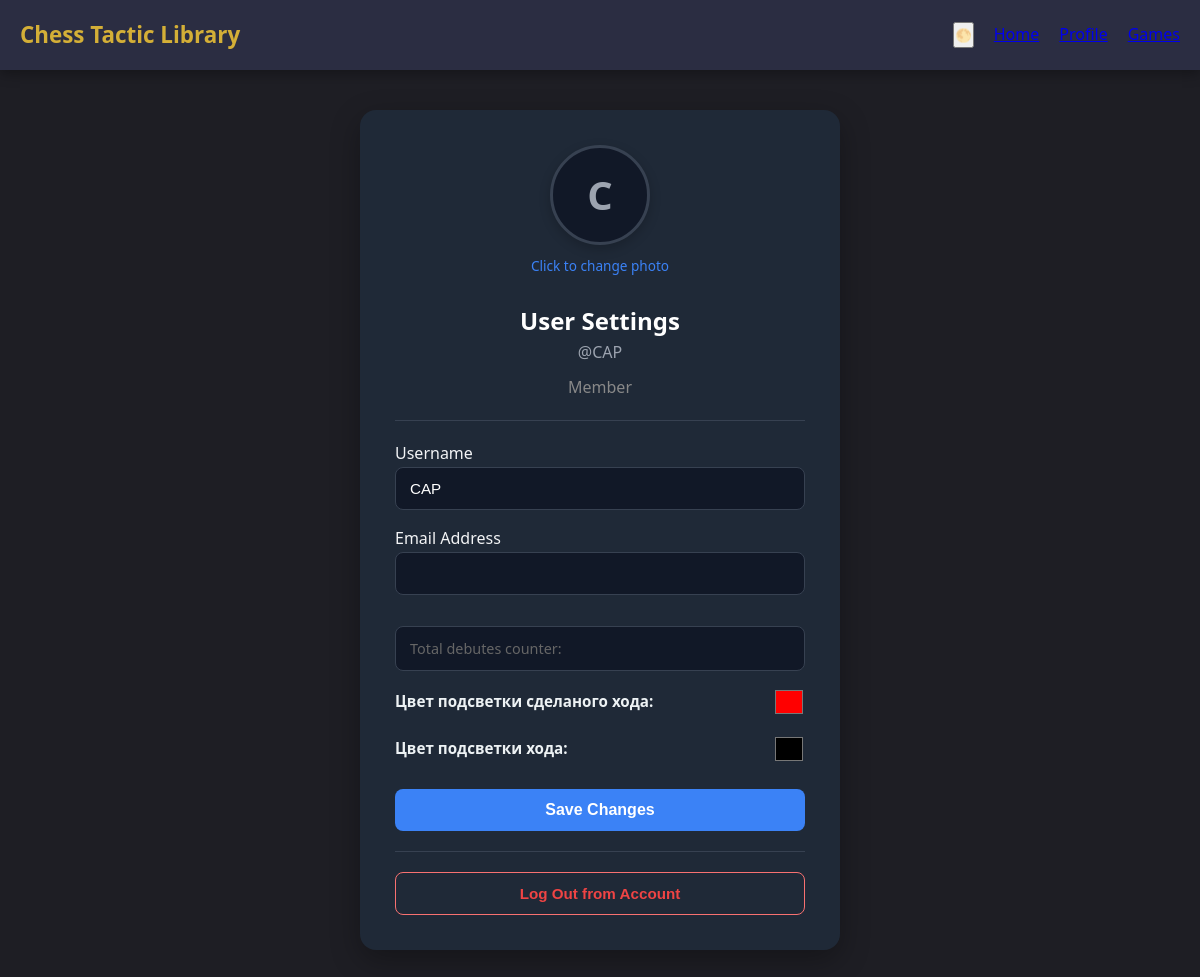
The page /profile/ (signed in) on the database as committed earlier.
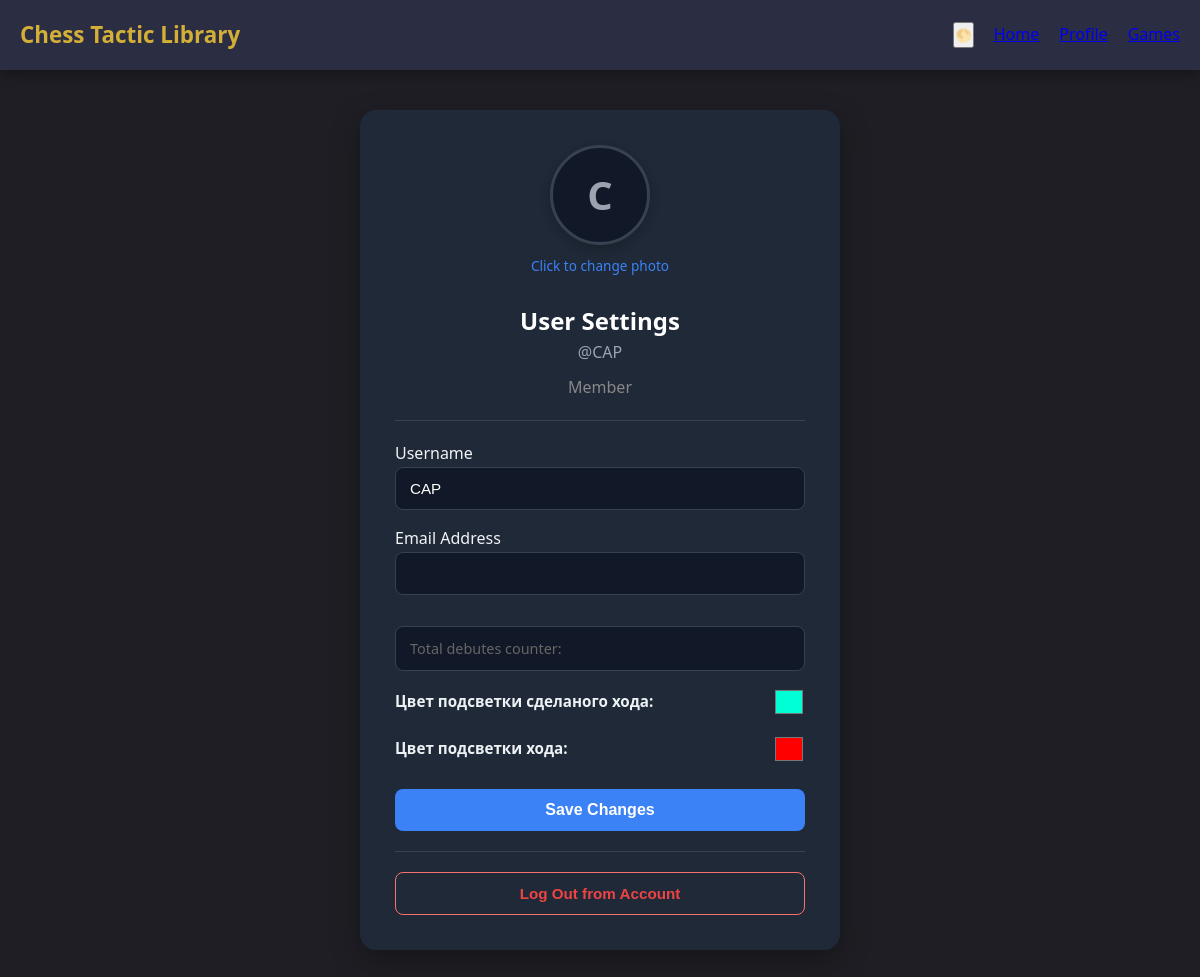
The same page on the database as committed later.
### Chess_Tactic_library/models.py (models this page shows, shortened)
class UserProfile(models.Model): # Убедитесь, что класс называется именно UserProfile
    user = models.OneToOneField(User, on_delete=models.CASCADE)
    avatar = models.ImageField(upload_to='avatars/', blank=True, null=True)
    move_highlight_color = models.CharField(max_length=7, default='#76cc26')
    completed_move_color = models.CharField(max_length=7, default='#76cc26')

### Chess_Tactic_library/views.py (the view)
# urls.py: path('profile/', views.profile, name='Profile'),
@login_required(login_url='/login/')
def profile(request):
    message = ""
    user_profile, _ = UserProfile.objects.get_or_create(user=request.user)
    if request.method == "POST":
        form = UpdateProfileForm(request.POST, request.FILES, user=request.user)
        if form.is_valid():
            form.save()
            message = "Profile saved successfully!"
            user_profile.refresh_from_db()
            form = UpdateProfileForm(user=request.user)
    else:
        form = UpdateProfileForm(user=request.user)
    return render(request, "profile.html", {
        "form": form,
        "message": message,
        "user_profile": user_profile
    })

### Chess_Tactic_library/forms.py (shortened to what this page needs)
class UpdateProfileForm(forms.Form):
    username = forms.CharField(max_length=150, required=True)
    email = forms.EmailField(required=False)
    avatar = forms.ImageField(required=False)
    move_highlight_color = forms.CharField(max_length=7, required=False)
    completed_move_color = forms.CharField(max_length=7, required=False)
    def __init__(self, *args, **kwargs):
        self.user = kwargs.pop('user', None)
        super().__init__(*args, **kwargs)
        if self.user:
            self.fields['username'].initial = self.user.username
            self.fields['email'].initial = self.user.email
            profile, _ = UserProfile.objects.get_or_create(user=self.user)
            self.fields['move_highlight_color'].initial = profile.move_highlight_color
            self.fields['completed_move_color'].initial = profile.completed_move_color

### templates/profile.html (shortened to what this page needs)
{% extends 'header.html' %}
{% load static %}
{% load i18n %}
{% block content %}
<section class="profile-section">
    <div class="profile-card">
        <form method="POST" enctype="multipart/form-data">
            <div class="avatar-section">
                <label for="id_avatar">
                    <div class="profile-avatar">
                        {% if user.profile.avatar %}
                            <img src="{{ user.profile.avatar.url }}" alt="Avatar">
                        {% else %}
                            <div class="empty-avatar-circle">
                                {{ user.username|first|upper }}
                            </div>
                        {% endif %}
                    </div>
                </label>
                <p class="change-photo-text">{% translate "Click to change photo" %}</p>
            </div>
            <div class="profile-header">
                <h2>{% translate "User Settings" %}</h2>
                <div class="user-identity">
                    <span class="username-display">@{{ user.username|upper }}</span>
                    <div class="status-container" style="margin-top: 5px;">
                        {% with status=user.profile.get_status %}
                            {% if status %}
                                <span class="status-badge {{ status.class }}" style="font-weight: bold;">
                                    [{{ status.name }}]
                                </span>
                            {% else %}
                                <span class="status-default" style="color: #888; font-weight: 500;">
                                    {% translate "Member" %}
                                </span>
                            {% endif %}
                        {% endwith %}
                    </div>
                </div>
            </div>
            <hr class="divider">
            <div class="form-body">
                <div class="input-group">
                    <label>{% translate "Username" %}</label>
                    <input type="text" name="username" value="{{ user.username }}" class="custom-input">
                </div>
                <div class="input-group">
                    <label>{% translate "Email Address" %}</label>
                    <input type="email" name="email" value="{{ user.email }}" class="custom-input">
                </div>
                <div class="stats-info" style="margin-top: 15px; font-size: 0.9rem; color: #666;">
                    {% translate "Total debutes counter:" %} <strong>{{ user.profile.orders_count }}</strong>
                </div>
            </div>
            <div class="color-picker-container" style="margin-top: 15px; display: flex; align-items: center; justify-content: space-between;">
                <label for="completed-move-color-picker" style="font-size: 0.95em; font-weight: bold;">{% translate "Цвет подсветки сделаного хода:" %}</label>
                <input type="color" name="completed_move_color" id="completed-move-color-picker" value="{{ user_profile.completed_move_color }}" style="cursor: pointer; border: none; background: transparent; width: 32px; height: 32px;">
            </div>
            <div class="color-picker-container" style="margin-top: 15px; display: flex; align-items: center; justify-content: space-between;">
                <label for="move-color-picker" style="font-size: 0.95em; font-weight: bold;">Цвет подсветки хода:</label>
                <input type="color" name="move_highlight_color" id="move-color-picker" value="{{ user_profile.move_highlight_color }}" style="cursor: pointer; border: none; background: transparent; width: 32px; height: 32px;">
            </div>
            <button type="submit" class="save-btn">{% translate "Save Changes" %}</button>
        </form>
        <hr class="divider" style="margin-top: 20px;">
        <form method="POST" action="{% url 'logout' %}">
            <button type="submit" class="logout-btn">{% translate "Log Out from Account" %}</button>
        </form>
    </div>
</section>
{% endblock %}

### templates/header.html (shortened to what this page needs)
{% load static %}
<!DOCTYPE html>
<html>
    <head>
        <link rel="stylesheet" href="https://unpkg.com/@chrisoakman/chessboardjs@1.0.0/dist/chessboard-1.0.0.min.css">
        <link rel="stylesheet" href="{% static 'css/profile.css' %}">
        <link rel="stylesheet" href="{% static 'css/header.css' %}">
        <link rel="stylesheet" href="{% static 'css/tactic_detail.css' %}">
        <link rel="stylesheet" href="{% static 'css/board.css' %}">
    </head>
<body>
    <header class="header">
        <div class="container header-inner">
            <div class="logo">Chess Tactic Library</div>
            <nav class="menu">
                <button id="theme-toggle" class="theme-btn" title="Сменить тему">🌕</button>
                <a href="{% url 'Main' %}">Home</a>
                <a href="{% url 'Profile' %}">Profile</a>
                <a href="{% url 'chess_board' %}">Games</a>
            </nav>
        </div>
    </header>
    {% block content %}
    {% endblock %}
</body>
</html>

### static/css/profile.css (style rules this page uses)
.profile-section { display: flex; justify-content: center; align-items: center; padding: 40px 20px; }
.profile-card { background: #1f2937; width: 100%; max-width: 480px; padding: 35px; border-radius: 16px; box-shadow: 0 10px 30px rgba(0, 0, 0, 0.3); box-sizing: border-box; transition: background-color 0.3s ease, color 0.3s ease; }
.profile-card h2 { color: #ffffff; }
.profile-card .username-display, .profile-card .status-default { color: #9ca3af; }
.profile-card .input-group label { color: #f3f4f6; }
.profile-card .custom-input { width: 100%; padding: 12px 14px; border: 1px solid #374151; border-radius: 8px; font-size: 0.95rem; color: #ffffff; background-color: #111827; transition: all 0.2s ease; box-sizing: border-box; }
.profile-card .stats-info { background-color: #111827; padding: 10px 14px; border-radius: 8px; border: 1px solid #374151; color: #9ca3af; }
.profile-card .divider { border: none; height: 1px; background-color: #374151; margin: 20px 0; }
.profile-avatar { width: 100px; height: 100px; border-radius: 50%; overflow: hidden; border: 3px solid #374151; box-shadow: 0 4px 12px rgba(0, 0, 0, 0.2); display: flex; align-items: center; justify-content: center; background-color: #111827; }
.empty-avatar-circle { font-size: 2.5rem; font-weight: 700; color: #9ca3af; }
.avatar-section { display: flex; flex-direction: column; align-items: center; margin-bottom: 25px; }
.avatar-section label { cursor: pointer; }
.profile-avatar { transition: transform 0.2s ease, border-color 0.2s ease; }
.change-photo-text { margin-top: 10px; font-size: 0.85rem; color: #3b82f6; font-weight: 500; transition: color 0.2s; }
.profile-header { text-align: center; margin-bottom: 20px; }
.user-identity { display: flex; flex-direction: column; align-items: center; gap: 4px; }
.form-body { display: flex; flex-direction: column; gap: 16px; }
.save-btn { width: 100%; margin-top: 24px; padding: 12px; background-color: #3b82f6; color: #ffffff; border: none; border-radius: 8px; font-size: 1rem; font-weight: 600; cursor: pointer; transition: background-color 0.2s ease, transform 0.1s ease; }
.logout-btn { width: 100%; padding: 12px; background-color: transparent; color: #ef4444; border: 1px solid #f87171; border-radius: 8px; font-size: 0.95rem; font-weight: 600; cursor: pointer; transition: all 0.2s ease; }

### static/css/header.css (style rules this page uses)
* { margin: 0; padding: 0; box-sizing: border-box; }
:root { --bg-color: #1e1e24; --card-bg: #2b2d42; --text-primary: #edf2f4; --text-secondary: #8d99ae; --gold-accent: #d4af37; }
body { font-family: 'Segoe UI', Tahoma, Geneva, Verdana, sans-serif; background-color: var(--bg-color); color: var(--text-primary); line-height: 1.6; min-height: 100vh; transition: background-color 0.3s ease, color 0.3s ease; }
.container { max-width: 1200px; margin: 0 auto; padding: 0 20px; }
.header { background-color: var(--card-bg); box-shadow: 0 4px 12px rgba(0, 0, 0, 0.3); position: sticky; top: 0; z-index: 100; }
.header-inner { display: flex; justify-content: space-between; align-items: center; height: 70px; }
.logo { font-size: 1.4rem; font-weight: 700; color: var(--gold-accent); display: flex; align-items: center; gap: 8px; }
.menu { display: flex; gap: 20px; }

### static/css/tactic_detail.css (style rules this page uses)
:root { --sidebar-bg: rgba(255, 255, 255, 0.05); --border-color: #444; --text-color: #fff; --scroll-bg: rgba(0, 0, 0, 0.2); --move-num-color: #95a5a6; --accent-line: #1787d1; }

Rows that differ between the two databases and show on the page:
changed UserProfile "#ff0000": completed_move_color "#ff0000" → "#00ffd5"; move_highlight_color "#000000" → "#ff0000"
